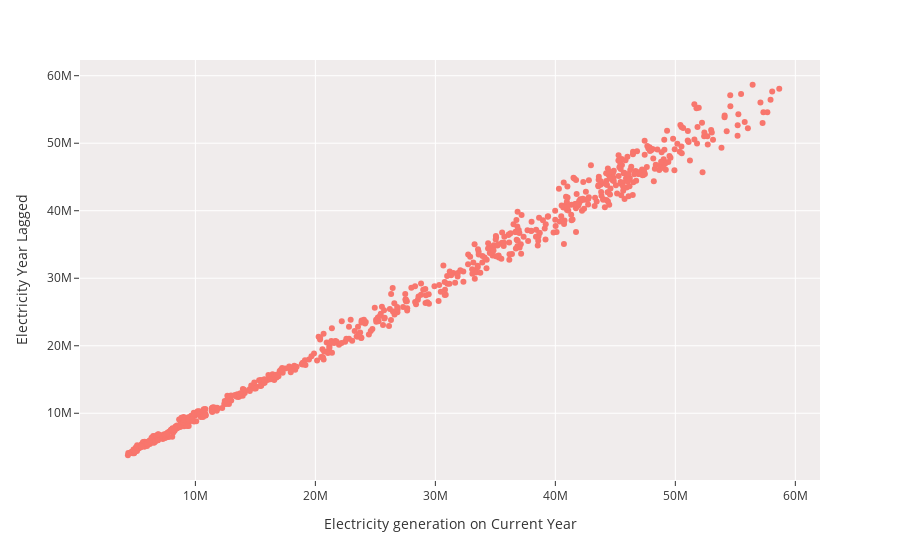

The notebook cell saved with this chart:
### Markdown cell above
Looking for autocorrelation for <span style="color:#943126;font-size:110%;font-weight:bold"> 12</span> lags.

### Code cell
fig = px.scatter(
    x=canada["POWER"], 
    y=canada["POWER"].shift(12), # 12-month lagged observations, season
    template='ggplot2')
fig.update_layout(
    xaxis_title="Electricity generation on Current Year", 
    yaxis_title="Electricity Year Lagged"
)
fig.update_layout(plot_bgcolor='#F0ECEC')
fig.show()

### Figure 1 — Plotly figure (JSON) as saved in the notebook; plotly's stock layout.template omitted (floating-point values rounded to 4 significant figures; data arrays with more than 128 entries replaced by an {"elided": "..."} marker saying what was removed)
{"data": [{"hovertemplate": "x=%{x}<br>y=%{y}<extra></extra>", "legendgroup": "", "marker": {"color": "#F8766D", "symbol": "circle"}, "mode": "markers", "name": "", "orientation": "v", "showlegend": false, "type": "scatter", "x": {"elided": "696 int values"}, "xaxis": "x", "y": {"elided": "696 int values"}, "yaxis": "y"}], "layout": {"legend": {"tracegroupgap": 0}, "margin": {"t": 60}, "plot_bgcolor": "#F0ECEC", "xaxis": {"anchor": "y", "domain": [0, 1], "title": {"text": "Electricity generation on Current Year"}}, "yaxis": {"anchor": "x", "domain": [0, 1], "title": {"text": "Electricity Year Lagged"}}}}
